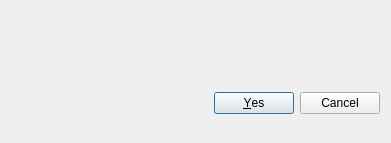
<?xml version="1.0" encoding="UTF-8"?>
<!--
#############################################################################
# Copyright (C) 2017 - 2018 VTT Technical Research Centre of Finland
#
# This file is part of Spine Toolbox.
#
# Spine Toolbox is free software: you can redistribute it and/or modify
# it under the terms of the GNU Lesser General Public License as published by
# the Free Software Foundation, either version 3 of the License, or
# (at your option) any later version.
#
# This program is distributed in the hope that it will be useful,
# but WITHOUT ANY WARRANTY; without even the implied warranty of
# MERCHANTABILITY or FITNESS FOR A PARTICULAR PURPOSE.  See the
# GNU Lesser General Public License for more details.
#
# You should have received a copy of the GNU Lesser General Public License
# along with this program.  If not, see <http://www.gnu.org/licenses/>.
#############################################################################
-->
<ui version="4.0">
 <class>Dialog</class>
 <widget class="QDialog" name="Dialog">
  <property name="windowModality">
   <enum>Qt::ApplicationModal</enum>
  </property>
  <property name="geometry">
   <rect>
    <x>0</x>
    <y>0</y>
    <width>391</width>
    <height>143</height>
   </rect>
  </property>
  <property name="sizePolicy">
   <sizepolicy hsizetype="Expanding" vsizetype="Expanding">
    <horstretch>0</horstretch>
    <verstretch>0</verstretch>
   </sizepolicy>
  </property>
  <property name="windowTitle">
   <string notr="true"> </string>
  </property>
  <layout class="QVBoxLayout" name="verticalLayout_2">
   <item>
    <layout class="QVBoxLayout" name="verticalLayout">
     <item>
      <widget class="QLabel" name="label_message">
       <property name="sizePolicy">
        <sizepolicy hsizetype="Expanding" vsizetype="Expanding">
         <horstretch>0</horstretch>
         <verstretch>0</verstretch>
        </sizepolicy>
       </property>
       <property name="text">
        <string/>
       </property>
       <property name="textFormat">
        <enum>Qt::AutoText</enum>
       </property>
       <property name="scaledContents">
        <bool>true</bool>
       </property>
       <property name="wordWrap">
        <bool>true</bool>
       </property>
      </widget>
     </item>
     <item>
      <widget class="QDialogButtonBox" name="buttonBox">
       <property name="sizePolicy">
        <sizepolicy hsizetype="Expanding" vsizetype="Expanding">
         <horstretch>0</horstretch>
         <verstretch>0</verstretch>
        </sizepolicy>
       </property>
       <property name="orientation">
        <enum>Qt::Horizontal</enum>
       </property>
       <property name="standardButtons">
        <set>QDialogButtonBox::Cancel|QDialogButtonBox::Yes</set>
       </property>
      </widget>
     </item>
    </layout>
   </item>
  </layout>
 </widget>
 <resources/>
 <connections>
  <connection>
   <sender>buttonBox</sender>
   <signal>accepted()</signal>
   <receiver>Dialog</receiver>
   <slot>accept()</slot>
   <hints>
    <hint type="sourcelabel">
     <x>248</x>
     <y>254</y>
    </hint>
    <hint type="destinationlabel">
     <x>157</x>
     <y>274</y>
    </hint>
   </hints>
  </connection>
  <connection>
   <sender>buttonBox</sender>
   <signal>rejected()</signal>
   <receiver>Dialog</receiver>
   <slot>reject()</slot>
   <hints>
    <hint type="sourcelabel">
     <x>316</x>
     <y>260</y>
    </hint>
    <hint type="destinationlabel">
     <x>286</x>
     <y>274</y>
    </hint>
   </hints>
  </connection>
 </connections>
</ui>
